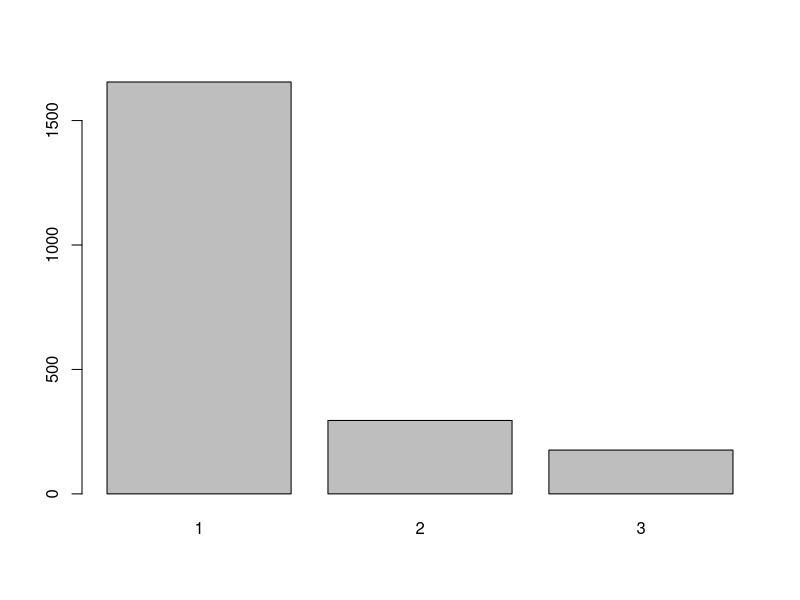

The R script that drew this image:
## ---- chunk 1
knitr::opts_chunk$set(echo = TRUE)
## ---- chunk 2
library(readxl)
library(dplyr)
fetal.dat <- read_excel("../Data/raw.fetal.data.xlsx")
fetal.dat <- fetal.dat[-1,] #empty first row
#each row is its own id
#variables we'll actually use (including NSP)
#removing date, id, filename, FEB, b, e, AC, DR, SUSP, class, and other classification variables not in our list
fetal <- fetal.dat |> 
  dplyr::select(-c("FileName","Date","SegFile","b", "e", "LBE", "AC", "DR", "A", 
                   "B", "C", "D", "E", "AD","DE","LD","FS","SUSP","CLASS"))
#make NSP a factor (only categorical variable in our selected features)
fetal$NSP <- factor(fetal$NSP)

dim(fetal) #2129 rows (people), 20 features, 1 outcome variable (NSP)
#2 rows missing data on every variable: can remove
#last row missing some variables, doesn't have a classification label
fetal <- fetal[-c(2127,2128),]
dim(fetal) #2127 people, 20 features, 1 outcome variable
fetal[!complete.cases(fetal), ] #only this one row missing data
## ---- chunk 3
summary(fetal$NSP)
#1655 are normal, 295 are suspect, 176 are pathologic, 1 missing
plot(fetal$NSP)
